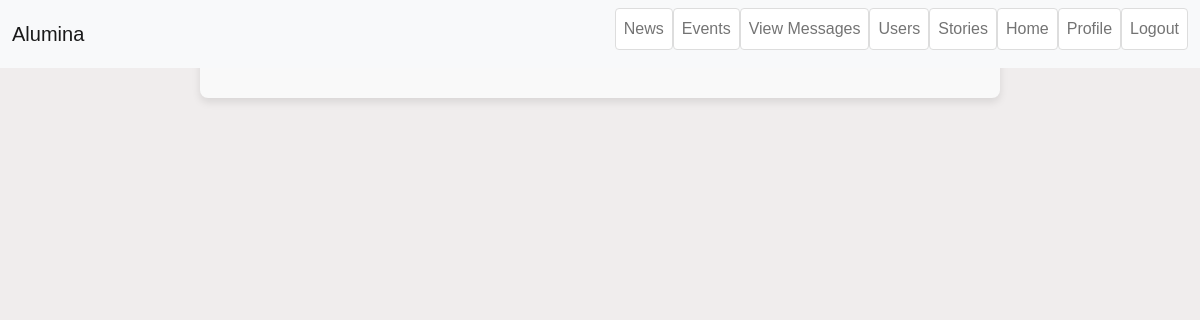
Before: /conversations (signed in) with the older database file.
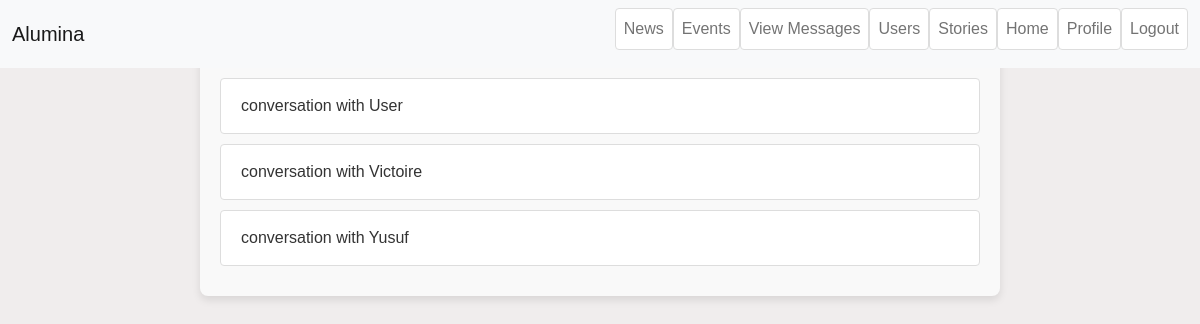
After: the same page with the newer database file.
### app/models.py (models this page shows, shortened)
class Conversation(db.Model):
    id = db.Column(db.Integer, primary_key=True)
    user1_id = db.Column(db.Integer, db.ForeignKey('user.id'), nullable=False)
    user2_id = db.Column(db.Integer, db.ForeignKey('user.id'), nullable=False)
    messages = db.relationship('Message', backref='conversation', lazy=True)

class User(db.Model, UserMixin):
    id = db.Column(db.Integer, primary_key=True)
    username = db.Column(db.String(20), unique=True, nullable=False)
    email = db.Column(db.String(120), unique=True, nullable=False)
    image_file = db.Column(db.String(20), nullable=False, default='default.jpg')
    first_name = db.Column(db.String(30), nullable=True)
    last_name = db.Column(db.String(30), nullable=True)
    phone = db.Column(db.String(20), nullable=True)
    address = db.Column(db.String(100), nullable=True)
    education = db.Column(db.String(100), nullable=True)
    country = db.Column(db.String(50), nullable=True)
    state = db.Column(db.String(50), nullable=True)
    experience = db.Column(db.String(200), nullable=True)
    additional_details = db.Column(db.String(200), nullable=True)
    password = db.Column(db.String(60), nullable=False)
    conversation_as_user1 = db.relationship('Conversation', foreign_keys='Conversation.user1_id', backref='user1', lazy=True)
    conversation_as_user2 = db.relationship('Conversation', foreign_keys='Conversation.user2_id', backref='user2', lazy=True)

### app/routes.py (the view)
@conversations.route("/conversations")
@login_required
def conversations_list():
    user = current_user
    conversations = Conversation.query.filter(
        (Conversation.user1_id == user.id) | (Conversation.user2_id == user.id)
    ).all()
    for conversation in conversations:
        if conversation.user1_id == user.id:
            conversation.user2 = User.query.get(conversation.user2_id)
        else:
            conversation.user2 = User.query.get(conversation.user1_id)
            conversation.user1_id = user.id
            conversation.user2_id = conversation.user2.id
    return render_template('conversations_list.html', conversations=conversations)

### app/__init__.py (called while the page is built)
def create_app():
    app = Flask(__name__)
    app.config['SECRET_KEY'] = '2607/favy'
    app.config['SQLALCHEMY_DATABASE_URI'] = 'sqlite:///site.db'
    app.config['DEBUG'] = True
    db.init_app(app)
    bcrypt.init_app(app)
    login_manager.init_app(app)
    migrate.init_app(app, db)
    from app.auth import auth as auth_blueprint
    app.register_blueprint(auth_blueprint)
    from app.routes import main as main_blueprint
    app.register_blueprint(main_blueprint)
    from app.routes import messages as messages_blueprint
    app.register_blueprint(messages_blueprint)
    from app.routes import conversations as conversations_blueprint
    app.register_blueprint(conversations_blueprint)
    @app.context_processor
    def inject_user():
        return dict(current_user=current_user)
    return app

### app/models.py (called while the page is built)
@login_manager.user_loader
def load_user(user_id):
    return User.query.get(int(user_id))

### app/templates/conversations_list.html (shortened to what this page needs)
{% extends "base.html" %}
{% block content %}
<h2>Conversations</h2>
<ul>
    {% for conversation in conversations %}
        <li>
            <a href="{{ url_for('conversations.view_conversation',conversation_id=conversation.id) }}">
            conversation with {{ conversation.user2.username }}
            </a>
        </li>
    {% endfor %}
</ul>
{% endblock %}

### app/templates/base.html (shortened to what this page needs)
<!DOCTYPE html>
<html lang="en">
<head>
    <link href="https://cdn.jsdelivr.net/npm/bootstrap@5.0.2/dist/css/bootstrap.min.css" rel="stylesheet">
    <link rel="stylesheet" href="{{ url_for('static', filename = 'css/custom.css')}}">
</head>
<body>
    <nav class="navbar navbar-expand-lg navbar-light bg-light fixed-top">
        <div class="container-fluid">
            <a class="navbar-brand" href="{{ url_for('main.home') }}">Alumina</a>
            <div class="collapse navbar-collapse" id="navbarNavDropdown">
                <ul class="navbar-nav ms-auto">
                    {% if current_user.is_authenticated %}
                    <li class="nav-item">
                        <a class="nav-link" href="#latest-news">News</a>
                    </li>
                    <li class="nav-item">
                        <a class="nav-link" href="#upcoming-events">Events</a>
                    </li>
                    <li class="nav-item">
                        <a class="nav-link" href="{{url_for('conversations.conversations_list')}}">View Messages</a>
                    </li>
                    <li class="nav-item">
                        <a class="nav-link" href="{{url_for('main.user_list')}}">Users</a>
                    </li>
                    <li class="nav-item">
                        <a class="nav-link" href="#stories">Stories</a>
                    <li class="nav-item">
                        <a class="nav-link" href="{{ url_for('main.home') }}">Home</a>
                    </li>
                    <li class="nav-item">
                        <a class="nav-link" href="{{ url_for('main.profile') }}">Profile</a>
                    </li>
                    <li class="nav-item">
                        <a class="nav-link" href="{{ url_for('auth.logout') }}">Logout</a>
                    </li>
                    {% endif %}
                </ul>
            </div>
        </div>
    </nav>
    <div class="container">
        {% block content %}{% endblock %}
    </div>
</body>
</html>

### app/static/css/custom.css (style rules this page uses)
body { font-family: Arial, sans-serif; margin: 0; padding: 0; background: #f0eded; }
.container h2 { text-align: start; }

### app/templates/conversations_list.html (style rules this page uses)
.container { max-width: 800px; margin: 0 auto; padding: 20px; background-color: #f9f9f9; border-radius: 8px; box-shadow: 0 4px 8px rgba(0, 0, 0, 0.1); }
h2 { font-size: 2rem; color: #333; text-align: center; margin-bottom: 20px; }
ul { list-style: none; padding: 0; margin: 0; }
ul li { margin-bottom: 10px; }
ul li a { display: block; padding: 15px 20px; background-color: #fff; border: 1px solid #ddd; border-radius: 4px; text-decoration: none; color: #333; transition: background-color 0.3s, border-color 0.3s; }

Changed rows visible on the page:
added Conversation: user2.username "User"
added Conversation: user2.username "Victoire"
added Conversation: user2.username "Yusuf"
